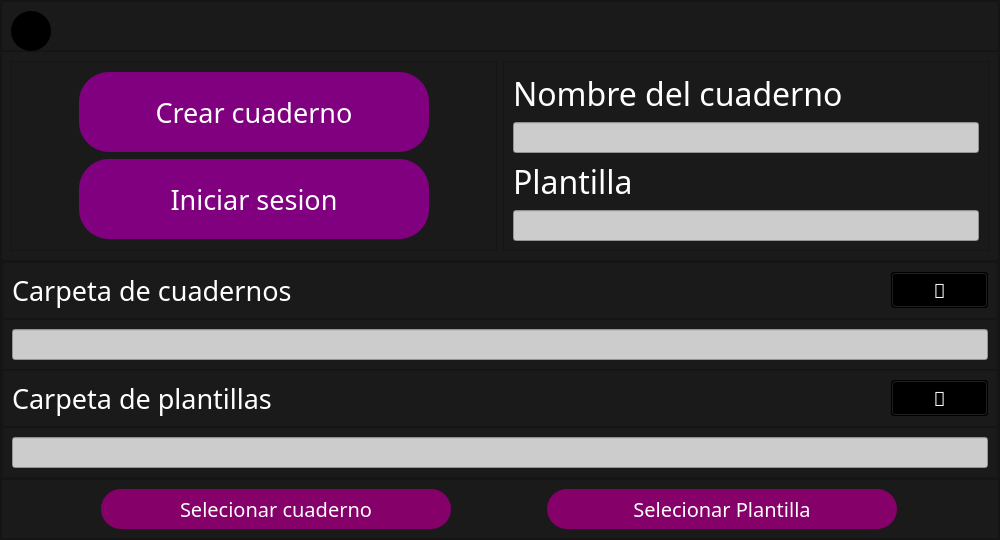
<?xml version="1.0" encoding="UTF-8"?>
<ui version="4.0">
 <class>MainWindow</class>
 <widget class="QMainWindow" name="MainWindow">
  <property name="windowModality">
   <enum>Qt::WindowModal</enum>
  </property>
  <property name="enabled">
   <bool>true</bool>
  </property>
  <property name="geometry">
   <rect>
    <x>0</x>
    <y>0</y>
    <width>1000</width>
    <height>520</height>
   </rect>
  </property>
  <property name="mouseTracking">
   <bool>false</bool>
  </property>
  <property name="windowTitle">
   <string>MainWindow</string>
  </property>
  <property name="windowOpacity">
   <double>0.900000000000000</double>
  </property>
  <property name="styleSheet">
   <string notr="true">background-color: rgba(26, 26, 26, 204);
font: &quot;IosevkaTerm Nerd Font&quot;;</string>
  </property>
  <widget class="QWidget" name="centralwidget">
   <property name="toolTipDuration">
    <number>3</number>
   </property>
   <property name="styleSheet">
    <string notr="true"/>
   </property>
   <layout class="QHBoxLayout" name="horizontalLayout_4">
    <property name="leftMargin">
     <number>0</number>
    </property>
    <property name="topMargin">
     <number>0</number>
    </property>
    <property name="rightMargin">
     <number>0</number>
    </property>
    <property name="bottomMargin">
     <number>0</number>
    </property>
    <item>
     <widget class="QFrame" name="frame">
      <property name="enabled">
       <bool>true</bool>
      </property>
      <property name="layoutDirection">
       <enum>Qt::LeftToRight</enum>
      </property>
      <property name="frameShape">
       <enum>QFrame::StyledPanel</enum>
      </property>
      <property name="frameShadow">
       <enum>QFrame::Raised</enum>
      </property>
      <layout class="QVBoxLayout" name="verticalLayout_3" stretch="1,4,2,1">
       <property name="spacing">
        <number>0</number>
       </property>
       <property name="leftMargin">
        <number>0</number>
       </property>
       <property name="topMargin">
        <number>0</number>
       </property>
       <property name="rightMargin">
        <number>0</number>
       </property>
       <property name="bottomMargin">
        <number>0</number>
       </property>
       <item>
        <widget class="QFrame" name="title_frame">
         <property name="minimumSize">
          <size>
           <width>0</width>
           <height>50</height>
          </size>
         </property>
         <property name="maximumSize">
          <size>
           <width>16777215</width>
           <height>50</height>
          </size>
         </property>
         <property name="styleSheet">
          <string notr="true">QpushButton:hover{
	background-color: rgb(100, 100, 100);
}</string>
         </property>
         <property name="frameShape">
          <enum>QFrame::StyledPanel</enum>
         </property>
         <property name="frameShadow">
          <enum>QFrame::Raised</enum>
         </property>
         <layout class="QHBoxLayout" name="horizontalLayout">
          <item>
           <widget class="QPushButton" name="bt_close">
            <property name="enabled">
             <bool>true</bool>
            </property>
            <property name="minimumSize">
             <size>
              <width>40</width>
              <height>40</height>
             </size>
            </property>
            <property name="styleSheet">
             <string notr="true">color: rgb(255, 255, 255);
background-color: rgba(0, 0, 0);
border-radius: 20px;
</string>
            </property>
            <property name="text">
             <string/>
            </property>
            <property name="icon">
             <iconset>
              <normaloff>images/Cerrar.svg</normaloff>images/Cerrar.svg</iconset>
            </property>
            <property name="iconSize">
             <size>
              <width>30</width>
              <height>30</height>
             </size>
            </property>
           </widget>
          </item>
          <item>
           <spacer name="horizontalSpacer">
            <property name="orientation">
             <enum>Qt::Horizontal</enum>
            </property>
            <property name="sizeHint" stdset="0">
             <size>
              <width>929</width>
              <height>17</height>
             </size>
            </property>
           </spacer>
          </item>
         </layout>
        </widget>
       </item>
       <item>
        <widget class="QFrame" name="body_1">
         <property name="frameShape">
          <enum>QFrame::StyledPanel</enum>
         </property>
         <property name="frameShadow">
          <enum>QFrame::Raised</enum>
         </property>
         <layout class="QHBoxLayout" name="horizontalLayout_2" stretch="1,1">
          <item>
           <widget class="QFrame" name="frame_2">
            <property name="styleSheet">
             <string notr="true">QPushButton:hover{
	background-color: rgb(0, 0, 0);
}</string>
            </property>
            <property name="frameShape">
             <enum>QFrame::StyledPanel</enum>
            </property>
            <property name="frameShadow">
             <enum>QFrame::Raised</enum>
            </property>
            <layout class="QVBoxLayout" name="verticalLayout_4">
             <item alignment="Qt::AlignHCenter">
              <widget class="QPushButton" name="bt_create">
               <property name="minimumSize">
                <size>
                 <width>350</width>
                 <height>0</height>
                </size>
               </property>
               <property name="maximumSize">
                <size>
                 <width>350</width>
                 <height>80</height>
                </size>
               </property>
               <property name="font">
                <font>
                 <family>IosevkaTerm Nerd Font</family>
                 <pointsize>20</pointsize>
                 <weight>50</weight>
                 <italic>false</italic>
                 <bold>false</bold>
                </font>
               </property>
               <property name="autoFillBackground">
                <bool>false</bool>
               </property>
               <property name="styleSheet">
                <string notr="true">background-color: rgb(128, 0, 128);
color: rgb(255, 255, 255);
border-radius: 30%;</string>
               </property>
               <property name="text">
                <string>Crear cuaderno</string>
               </property>
               <property name="autoDefault">
                <bool>false</bool>
               </property>
               <property name="default">
                <bool>false</bool>
               </property>
               <property name="flat">
                <bool>false</bool>
               </property>
              </widget>
             </item>
             <item alignment="Qt::AlignHCenter">
              <widget class="QPushButton" name="bt_session">
               <property name="enabled">
                <bool>true</bool>
               </property>
               <property name="minimumSize">
                <size>
                 <width>350</width>
                 <height>0</height>
                </size>
               </property>
               <property name="maximumSize">
                <size>
                 <width>350</width>
                 <height>80</height>
                </size>
               </property>
               <property name="font">
                <font>
                 <family>IosevkaTerm Nerd Font</family>
                 <pointsize>20</pointsize>
                 <weight>50</weight>
                 <italic>false</italic>
                 <bold>false</bold>
                </font>
               </property>
               <property name="styleSheet">
                <string notr="true">background-color: rgb(128, 0, 128);
color: rgb(255, 255, 255);
border-radius: 30%;</string>
               </property>
               <property name="text">
                <string>Iniciar sesion</string>
               </property>
              </widget>
             </item>
            </layout>
           </widget>
          </item>
          <item>
           <widget class="QFrame" name="frame_3">
            <property name="frameShape">
             <enum>QFrame::StyledPanel</enum>
            </property>
            <property name="frameShadow">
             <enum>QFrame::Raised</enum>
            </property>
            <layout class="QVBoxLayout" name="verticalLayout_5">
             <item>
              <widget class="QLabel" name="label">
               <property name="font">
                <font>
                 <family>IosevkaTerm Nerd Font</family>
                 <pointsize>24</pointsize>
                 <weight>50</weight>
                 <italic>false</italic>
                 <bold>false</bold>
                </font>
               </property>
               <property name="styleSheet">
                <string notr="true">color: rgb(255, 255, 255);</string>
               </property>
               <property name="text">
                <string>Nombre del cuaderno</string>
               </property>
              </widget>
             </item>
             <item>
              <widget class="QLineEdit" name="notebook_line">
               <property name="font">
                <font>
                 <family>IosevkaTerm Nerd Font</family>
                 <pointsize>12</pointsize>
                 <weight>50</weight>
                 <italic>false</italic>
                 <bold>false</bold>
                </font>
               </property>
               <property name="styleSheet">
                <string notr="true">background-color: rgb(204, 204, 204);</string>
               </property>
              </widget>
             </item>
             <item>
              <widget class="QLabel" name="label_2">
               <property name="font">
                <font>
                 <family>IosevkaTerm Nerd Font</family>
                 <pointsize>24</pointsize>
                 <weight>50</weight>
                 <italic>false</italic>
                 <bold>false</bold>
                </font>
               </property>
               <property name="styleSheet">
                <string notr="true">color: rgb(255, 255, 255);</string>
               </property>
               <property name="text">
                <string>Plantilla</string>
               </property>
              </widget>
             </item>
             <item>
              <widget class="QLineEdit" name="template_line">
               <property name="font">
                <font>
                 <family>IosevkaTerm Nerd Font</family>
                 <pointsize>12</pointsize>
                 <weight>50</weight>
                 <italic>false</italic>
                 <bold>false</bold>
                </font>
               </property>
               <property name="styleSheet">
                <string notr="true">background-color: rgb(204, 204, 204);</string>
               </property>
              </widget>
             </item>
            </layout>
           </widget>
          </item>
         </layout>
        </widget>
       </item>
       <item>
        <widget class="QFrame" name="body_2">
         <property name="frameShape">
          <enum>QFrame::StyledPanel</enum>
         </property>
         <property name="frameShadow">
          <enum>QFrame::Raised</enum>
         </property>
         <layout class="QVBoxLayout" name="verticalLayout_6">
          <property name="spacing">
           <number>0</number>
          </property>
          <property name="leftMargin">
           <number>0</number>
          </property>
          <property name="topMargin">
           <number>0</number>
          </property>
          <property name="rightMargin">
           <number>0</number>
          </property>
          <property name="bottomMargin">
           <number>0</number>
          </property>
          <item>
           <widget class="QFrame" name="frame_4">
            <property name="frameShape">
             <enum>QFrame::StyledPanel</enum>
            </property>
            <property name="frameShadow">
             <enum>QFrame::Raised</enum>
            </property>
            <layout class="QHBoxLayout" name="horizontalLayout_5" stretch="9,1">
             <item>
              <widget class="QLabel" name="label_3">
               <property name="font">
                <font>
                 <family>IosevkaTerm Nerd Font</family>
                 <pointsize>20</pointsize>
                 <weight>50</weight>
                 <italic>false</italic>
                 <bold>false</bold>
                </font>
               </property>
               <property name="styleSheet">
                <string notr="true">color: rgb(255, 255, 255);</string>
               </property>
               <property name="text">
                <string>Carpeta de cuadernos</string>
               </property>
              </widget>
             </item>
             <item>
              <widget class="QPushButton" name="bt_search_notes">
               <property name="enabled">
                <bool>true</bool>
               </property>
               <property name="font">
                <font>
                 <family>IosevkaTerm Nerd Font</family>
                 <pointsize>15</pointsize>
                 <weight>50</weight>
                 <italic>false</italic>
                 <bold>false</bold>
                </font>
               </property>
               <property name="styleSheet">
                <string notr="true">color: rgb(255, 255, 255);
background-color: rgb(0, 0, 0);
</string>
               </property>
               <property name="text">
                <string></string>
               </property>
              </widget>
             </item>
            </layout>
           </widget>
          </item>
          <item>
           <widget class="QFrame" name="frame_7">
            <property name="frameShape">
             <enum>QFrame::StyledPanel</enum>
            </property>
            <property name="frameShadow">
             <enum>QFrame::Raised</enum>
            </property>
            <layout class="QHBoxLayout" name="horizontalLayout_6">
             <item>
              <widget class="QLineEdit" name="line_path_notes">
               <property name="font">
                <font>
                 <family>IosevkaTerm Nerd Font</family>
                 <pointsize>12</pointsize>
                 <weight>50</weight>
                 <italic>false</italic>
                 <bold>false</bold>
                </font>
               </property>
               <property name="styleSheet">
                <string notr="true">background-color: rgb(204, 204, 204);</string>
               </property>
              </widget>
             </item>
            </layout>
           </widget>
          </item>
          <item>
           <widget class="QFrame" name="frame_6">
            <property name="frameShape">
             <enum>QFrame::StyledPanel</enum>
            </property>
            <property name="frameShadow">
             <enum>QFrame::Raised</enum>
            </property>
            <layout class="QHBoxLayout" name="horizontalLayout_8" stretch="9,1">
             <item>
              <widget class="QLabel" name="label_4">
               <property name="font">
                <font>
                 <family>IosevkaTerm Nerd Font</family>
                 <pointsize>20</pointsize>
                 <weight>50</weight>
                 <italic>false</italic>
                 <bold>false</bold>
                </font>
               </property>
               <property name="styleSheet">
                <string notr="true">color: rgb(255, 255, 255);</string>
               </property>
               <property name="text">
                <string>Carpeta de plantillas</string>
               </property>
              </widget>
             </item>
             <item>
              <widget class="QPushButton" name="bt_search_templates">
               <property name="font">
                <font>
                 <family>IosevkaTerm Nerd Font</family>
                 <pointsize>15</pointsize>
                 <weight>50</weight>
                 <italic>false</italic>
                 <bold>false</bold>
                </font>
               </property>
               <property name="styleSheet">
                <string notr="true">color: rgb(255, 255, 255);
background-color: rgb(0, 0, 0);</string>
               </property>
               <property name="text">
                <string></string>
               </property>
              </widget>
             </item>
            </layout>
           </widget>
          </item>
          <item>
           <widget class="QFrame" name="frame_5">
            <property name="frameShape">
             <enum>QFrame::StyledPanel</enum>
            </property>
            <property name="frameShadow">
             <enum>QFrame::Raised</enum>
            </property>
            <layout class="QHBoxLayout" name="horizontalLayout_7">
             <item>
              <widget class="QLineEdit" name="line_path_templates">
               <property name="font">
                <font>
                 <family>IosevkaTerm Nerd Font</family>
                 <pointsize>12</pointsize>
                 <weight>50</weight>
                 <italic>false</italic>
                 <bold>false</bold>
                </font>
               </property>
               <property name="styleSheet">
                <string notr="true">background-color: rgb(204, 204, 204);</string>
               </property>
              </widget>
             </item>
            </layout>
           </widget>
          </item>
         </layout>
        </widget>
       </item>
       <item>
        <widget class="QFrame" name="last_frame">
         <property name="maximumSize">
          <size>
           <width>16777215</width>
           <height>100</height>
          </size>
         </property>
         <property name="frameShape">
          <enum>QFrame::StyledPanel</enum>
         </property>
         <property name="frameShadow">
          <enum>QFrame::Raised</enum>
         </property>
         <layout class="QHBoxLayout" name="horizontalLayout_3">
          <item>
           <widget class="QPushButton" name="bt_select_notebook">
            <property name="minimumSize">
             <size>
              <width>0</width>
              <height>40</height>
             </size>
            </property>
            <property name="maximumSize">
             <size>
              <width>350</width>
              <height>40</height>
             </size>
            </property>
            <property name="font">
             <font>
              <family>IosevkaTerm Nerd Font</family>
              <pointsize>15</pointsize>
              <weight>50</weight>
              <italic>false</italic>
              <bold>false</bold>
             </font>
            </property>
            <property name="styleSheet">
             <string notr="true">color: rgb(255, 255, 255);
background-color: rgb(133, 0, 104);
border-radius: 20%;</string>
            </property>
            <property name="text">
             <string>Selecionar cuaderno</string>
            </property>
           </widget>
          </item>
          <item>
           <widget class="QPushButton" name="bt_template">
            <property name="minimumSize">
             <size>
              <width>0</width>
              <height>40</height>
             </size>
            </property>
            <property name="maximumSize">
             <size>
              <width>350</width>
              <height>40</height>
             </size>
            </property>
            <property name="sizeIncrement">
             <size>
              <width>0</width>
              <height>0</height>
             </size>
            </property>
            <property name="font">
             <font>
              <family>IosevkaTerm Nerd Font</family>
              <pointsize>15</pointsize>
              <weight>50</weight>
              <italic>false</italic>
              <bold>false</bold>
             </font>
            </property>
            <property name="styleSheet">
             <string notr="true">color: rgb(255, 255, 255);
background-color: rgb(133, 0, 104);
border-radius: 20%;</string>
            </property>
            <property name="text">
             <string>Selecionar Plantilla</string>
            </property>
           </widget>
          </item>
         </layout>
        </widget>
       </item>
      </layout>
     </widget>
    </item>
   </layout>
  </widget>
 </widget>
 <resources/>
 <connections/>
</ui>
